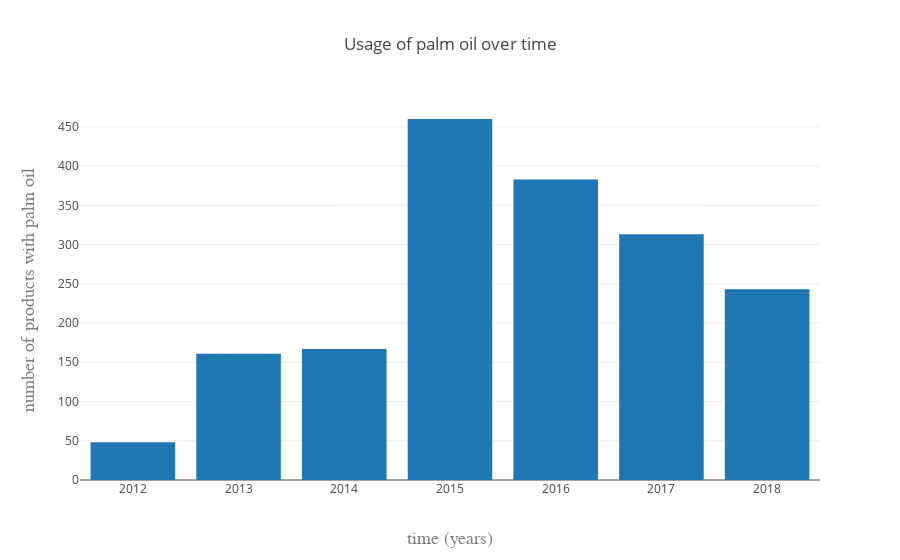

The code cell stored with this chart in its notebook:
### Code cell
data = [go.Bar(x=palm_oil_over_time.index,
            y=palm_oil_over_time.values)]

layout = go.Layout(
    title='Usage of palm oil over time',
    xaxis=dict(
        title='time (years)',
        titlefont=dict(
            family='Courier New, monospace',
            size=18,
            color='#7f7f7f'
        )
    ),
    yaxis=dict(
        title='number of products with palm oil',
        titlefont=dict(
            family='Courier New, monospace',
            size=18,
            color='#7f7f7f'
        )
    )
)
fig = go.Figure(data=data, layout=layout)

iplot(fig, filename='jupyter-basic_bar')

### Figure 1 — Plotly figure (JSON) as saved in the notebook; plotly's stock layout.template omitted (floating-point values rounded to 4 significant figures)
{"data": [{"type": "bar", "uid": "13abe95f-7a5b-4025-afb6-0bc3fc959b18", "x": [2015, 2016, 2017, 2018, 2014, 2013, 2012], "y": [460, 383, 313, 243, 167, 161, 48]}], "layout": {"title": "Usage of palm oil over time", "xaxis": {"title": "time (years)", "titlefont": {"color": "#7f7f7f", "family": "Courier New, monospace", "size": 18}}, "yaxis": {"title": "number of products with palm oil", "titlefont": {"color": "#7f7f7f", "family": "Courier New, monospace", "size": 18}}}}
